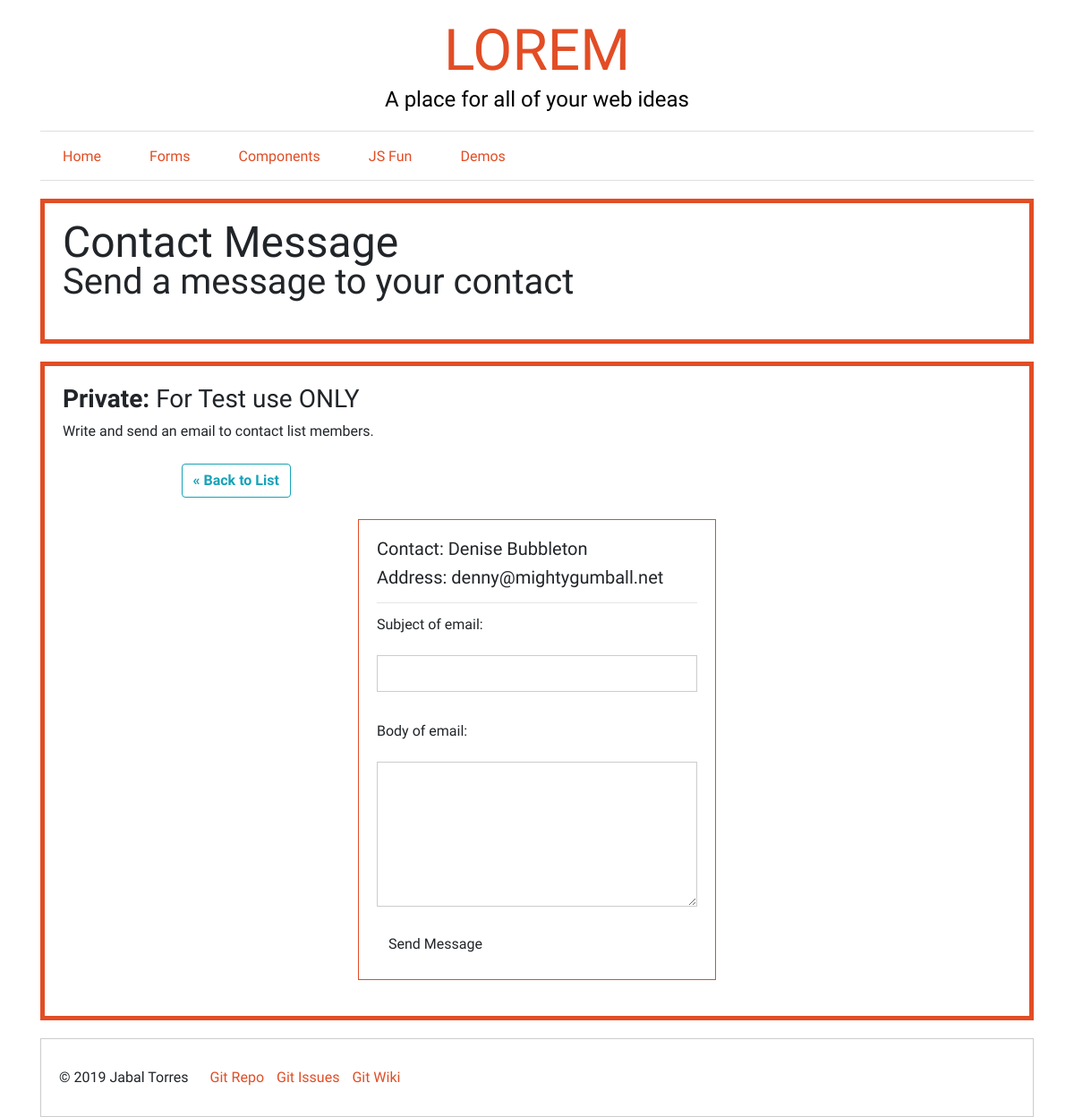
The app's page /public/contacts/contact-message.php?id=1 (signed in) with its own data.
### tables this page shows
CREATE TABLE `email_list` (
  `id` int(11) NOT NULL,
  `first_name` varchar(20) DEFAULT NULL,
  `last_name` varchar(20) DEFAULT NULL,
  `email` varchar(60) DEFAULT NULL
);

### private/functions.php (called while the page is built, shortened)
<?php
function url_for($script_path) {
    return WWW_ROOT . $script_path;
}
function u($string="") {
    return urlencode($string);
}
function h($string="") {
    return htmlspecialchars($string);
}
function is_post_request() {
    return $_SERVER['REQUEST_METHOD'] == 'POST';
}
?>

### private/database.php (called while the page is built, shortened)
<?php
    function db_escape($connection, $string) {
        return mysqli_real_escape_string($connection, $string);
    }
?>

### private/query_functions.php (called while the page is built, shortened)
<?php
    function find_contact_by_id($id) {
        global $db;
        $sql = "SELECT * FROM email_list ";
        $sql .= "WHERE id='" . db_escape($db, $id) . "'";
        $result = mysqli_query($db, $sql);
        $contact = mysqli_fetch_assoc($result);
        return $contact;
    }
?>

### public/contacts/contact-message.php (the view, shortened to what this page needs)
<?php
require_once('../../private/initialize.php');
    $id = $_GET['id'];
    $contact = find_contact_by_id($id);
    if(is_post_request()) {
        $from = 'jabaltorre@gmail.com';
        $subject = $_POST['subject'];
        $text = $_POST['emailtext'];
        $output_form = false;
        if (empty($subject) && empty($text)) {
            echo '<div class="border border-warning p-4 mb-4">You forgot the email subject and body text.</div>';
            $output_form = true;
        }
        if (empty($subject) && (!empty($text))) {
            echo '<div class="border border-warning p-4 mb-4">You forgot the email subject.</div>';
            $output_form = true;
        }
        if ( (!empty($subject)) && empty($text) ) {
            echo '<div class="border border-warning p-4 mb-4">You forgot the email body text.</div>';
            $output_form = true;
        }
    } else {
        $output_form = true;
        $subject = '';
        $text = '';
    }
    $custom_class = "contact-message-page";
    include_once(INCLUDES_PATH . '/site-header.php');
?>
<div class="container <?php echo $custom_class; ?>">
    <?php
        include_once(INCLUDES_PATH . '/masthead.php');
        include_once(INCLUDES_PATH . '/navigation.php');
    ?>
    <section>
        <?php include_once(INCLUDES_PATH . '/headline-page.php');?>
    </section>
    <div class="row">
        <div class="col">
            <section class="">
                <h2 class="h3"><span class="font-weight-bold">Private:</span> For Test use ONLY</h2>
                <p>Write and send an email to contact list members.</p>
                <div class="content w-75 mx-auto">
                    <a class="btn btn-outline-info mb-4 font-weight-bold" href="<?php echo url_for('/contacts/index.php'); ?>">&laquo; Back to List</a>
                    <?php if ($output_form): ?>
                        <form method="post" action="<?php echo url_for('/contact-message.php?id=' . h(u($contact['id']))); ?>">
                            <div class="h5">Contact: <?php echo h($contact['first_name']) . " " . h($contact['last_name']); ?></div>
                            <div class="h5 mb-3">Address: <?php echo h($contact['email']); ?></div>
                            <hr>
                            <label for="subject">Subject of email:</label><br />
                            <input id="subject" name="subject" type="text" value="<?php echo $subject; ?>" size="30" /><br />
                            <label for="emailtext">Body of email:</label><br />
                            <textarea name="emailtext" rows="8" cols="40"><?php echo $text; ?></textarea><br />
                            <input class="btn" type="submit" name="submit" value="Send Message" />
                        </form>
                    <?php endif; ?>
                </div>
            </section>
        </div>
    </div>
</div>
<?php include '../includes/site-footer.php';?>

### records on screen
email_list: first_name "Denise", last_name "Bubbleton", email "denny@mightygumball.net"

### other values on screen
$site_name "LOREM"
$site_tagline "A place for all of your web ideas"
$page_heading "Contact Message"
$page_subheading "Send a message to your contact"
$site_owner "Jabal Torres"
